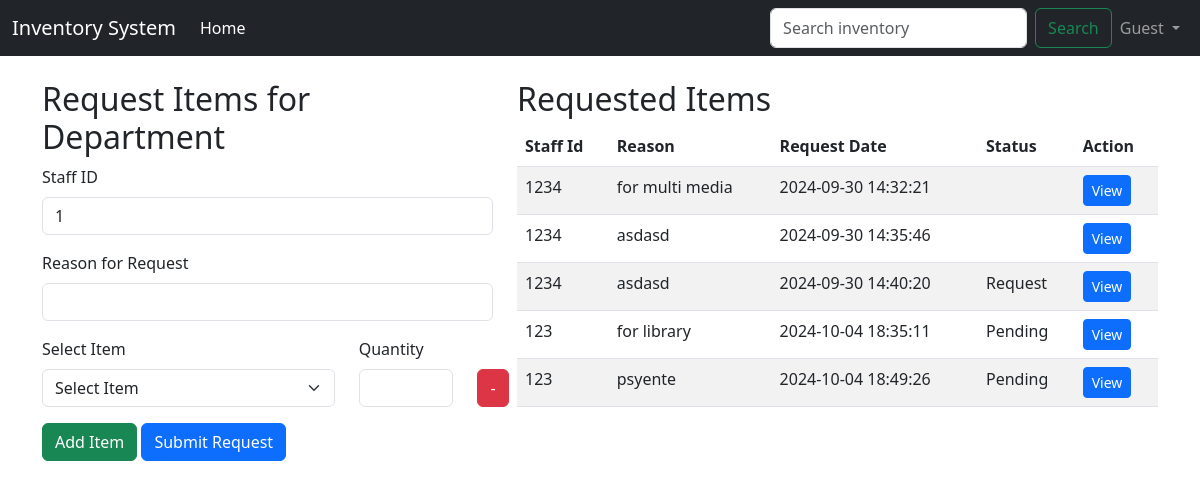
Page /request_page.php on the committed database.
### tables this page shows
CREATE TABLE `requests_table`  (
  `request_id` int NOT NULL AUTO_INCREMENT,
  `staff_id` varchar(50) NULL DEFAULT NULL,
  `reason` text NULL,
  `request_date` timestamp NOT NULL DEFAULT current_timestamp,
  `status` varchar(255) NULL DEFAULT NULL,
  PRIMARY KEY (`request_id`) USING BTREE
);

### request_page.php (the view, shortened to what this page needs)
<!DOCTYPE html>
<html lang="en">
<head>
    <link href="https://cdn.jsdelivr.net/npm/bootstrap@5.3.0-alpha1/dist/css/bootstrap.min.css" rel="stylesheet">
</head>
<body>
    <?php include("navigation.php"); ?>
    <?php include('db_connection.php'); ?>
    <div class="container mt-4">
        <div class="row">
            <div class="col-md-5">
                <h2>Request Items for Department</h2>
                <form action="" method="POST">
                    <div class="mb-3">
                        <label for="staffId" class="form-label">Staff ID</label>
                        <input type="text" id="staff_id" name="staff_id" value="<?php echo htmlspecialchars($staff_id); ?>" class="form-control" readonly>
                    </div>
                    <div class="mb-3">
                        <label for="reason" class="form-label">Reason for Request</label>
                        <input type="text" class="form-control" name="reason" id="reason" required>
                    </div>
                    <div id="itemContainer">
                        <div class="row mb-3 item-row">
                            <div class="col-8">
                                <label for="items" class="form-label">Select Item</label>
                                <select class="form-select" name="items[]" required>
                                    <option value="">Select Item</option>
                                </select>
                            </div>
                            <div class="col-3">
                                <label for="quantity" class="form-label">Quantity</label>
                                <input type="number" class="form-control" name="quantities[]" min="1" required>
                            </div>
                            <div class="col-1 d-flex align-items-end">
                                <button type="button" class="btn btn-danger remove-item">-</button>
                            </div>
                        </div>
                    </div>
                    <button type="button" class="btn btn-success" id="addItem">Add Item</button>
                    <button type="submit" class="btn btn-primary">Submit Request</button>
                </form>
            </div>
            <div class="col-md-7">
                <h2>Requested Items</h2>
                <table class="table table-striped" id="requestedItemsTable">
                    <thead class="thead-dark">
                        <tr>
                            <th scope="col">Staff Id</th>
                            <th scope="col">Reason</th>
                            <th scope="col">Request Date</th>
                            <th scope="col">Status</th>
                            <th scope="col">Action</th>
                        </tr>
                    </thead>
                    <tbody>
                    <?php
                    $sqlRequestedItems = "
                        SELECT * FROM requests_table";
                    $resultRequestedItems = $conn->query($sqlRequestedItems);
                    if ($resultRequestedItems->num_rows > 0) {
                        while ($row = $resultRequestedItems->fetch_assoc()) {
                            echo "<tr>";
                            echo "<td>" . htmlspecialchars($row['staff_id']) . "</td>";
                            echo "<td>" . htmlspecialchars($row['reason']) . "</td>";
                            echo "<td>" . htmlspecialchars($row['request_date']) . "</td>";
                            echo "<td>" . htmlspecialchars($row['status']) . "</td>";
                            echo "<td>
                                <button class='btn btn-primary btn-sm view-btn' data-id='" . htmlspecialchars($row['request_id']) . "'>View</button>
                              </td>";
                            echo "</tr>";
                        }
                    } else {
                        echo "<tr><td colspan='5'>No items requested yet</td></tr>";
                    }
                    ?>
                    </tbody>
                </table>
            </div>
        </div>
    </div>
</body>
</html>

### rows in the picture
requests_table: staff "1234", reason "for multi media", request_date "2024-09-30 14:32:21"
requests_table: staff "1234", reason "asdasd", request_date "2024-09-30 14:35:46"
requests_table: staff "1234", reason "asdasd", request_date "2024-09-30 14:40:20", status "Request"
requests_table: staff "123", reason "for library", request_date "2024-10-04 18:35:11", status "Pending"
requests_table: staff "123", reason "psyente", request_date "2024-10-04 18:49:26", status "Pending"

### other values in the picture
$username "Guest"
